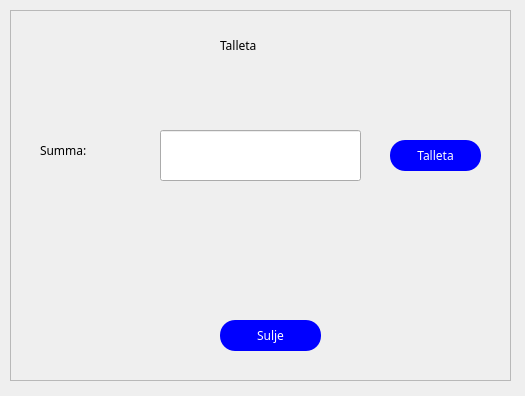
<?xml version="1.0" encoding="UTF-8"?>
<ui version="4.0">
 <class>talleta</class>
 <widget class="QDialog" name="talleta">
  <property name="geometry">
   <rect>
    <x>0</x>
    <y>0</y>
    <width>525</width>
    <height>396</height>
   </rect>
  </property>
  <property name="windowTitle">
   <string>Dialog</string>
  </property>
  <property name="styleSheet">
   <string notr="true"> *{font-family: century gothic;
color:white;}\nQPushButton\n{\nbackground:blue;\nborder-radius:60px;\n}\nQPushButton\n{\ncolor:white;\nborder-radius:15px;\n}\nQPushButton:hover\n{\ncolor:;\nborder-radius:15px\n}
QFrame
{
background:rgb(25,40,209);
border-radius:15px;
}
</string>
  </property>
  <widget class="QLabel" name="label">
   <property name="geometry">
    <rect>
     <x>220</x>
     <y>20</y>
     <width>91</width>
     <height>51</height>
    </rect>
   </property>
   <property name="font">
    <font>
     <family>century gothic</family>
    </font>
   </property>
   <property name="text">
    <string>Talleta</string>
   </property>
  </widget>
  <widget class="QPushButton" name="pushButton">
   <property name="geometry">
    <rect>
     <x>390</x>
     <y>140</y>
     <width>91</width>
     <height>31</height>
    </rect>
   </property>
   <property name="styleSheet">
    <string notr="true"> *{font-family: century gothic;
color:white;}
QPushButton
{
background:blue;
border-radius:60px;
}
QPushButton
{
color:white;
border-radius:15px;
}
QPushButton:hover
{
color:;
border-radius:15px
}
QFrame
{
background:rgb(25,40,209);
border-radius:15px;
}
</string>
   </property>
   <property name="text">
    <string>Talleta</string>
   </property>
  </widget>
  <widget class="QLineEdit" name="lineEdit">
   <property name="geometry">
    <rect>
     <x>160</x>
     <y>130</y>
     <width>201</width>
     <height>51</height>
    </rect>
   </property>
   <property name="font">
    <font>
     <family>century gothic</family>
    </font>
   </property>
  </widget>
  <widget class="QLabel" name="label_2">
   <property name="geometry">
    <rect>
     <x>40</x>
     <y>120</y>
     <width>111</width>
     <height>61</height>
    </rect>
   </property>
   <property name="font">
    <font>
     <family>century gothic</family>
    </font>
   </property>
   <property name="text">
    <string>Summa:</string>
   </property>
  </widget>
  <widget class="QPushButton" name="btnsulje_2">
   <property name="geometry">
    <rect>
     <x>220</x>
     <y>320</y>
     <width>101</width>
     <height>31</height>
    </rect>
   </property>
   <property name="styleSheet">
    <string notr="true"> *{font-family: century gothic;
color:white;}
QPushButton
{
background:blue;
border-radius:60px;
}
QPushButton
{
color:white;
border-radius:15px;
}
QPushButton:hover
{
color:;
border-radius:15px
}
QFrame
{
background:rgb(25,40,209);
border-radius:15px;
}
</string>
   </property>
   <property name="text">
    <string>Sulje</string>
   </property>
  </widget>
  <widget class="QFrame" name="frame">
   <property name="geometry">
    <rect>
     <x>10</x>
     <y>10</y>
     <width>501</width>
     <height>371</height>
    </rect>
   </property>
   <property name="frameShape">
    <enum>QFrame::StyledPanel</enum>
   </property>
   <property name="frameShadow">
    <enum>QFrame::Raised</enum>
   </property>
  </widget>
  <zorder>frame</zorder>
  <zorder>label</zorder>
  <zorder>pushButton</zorder>
  <zorder>lineEdit</zorder>
  <zorder>label_2</zorder>
  <zorder>btnsulje_2</zorder>
 </widget>
 <resources/>
 <connections/>
</ui>
